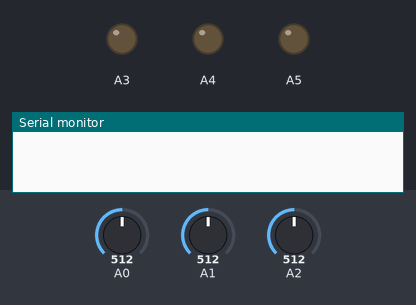
The sketch below on a simulated Arduino Zero (SAMD21). On the bench: output pins drawn as LEDs (lit = HIGH), the last lines printed to the serial monitor. Inputs (shaded band) come from the test bench; at power-on: A0 = 512, A1 = 512, A2 = 512 (analog values on the 0–1023 scale).

Above: at 3.02 s.
At 3.27 s:
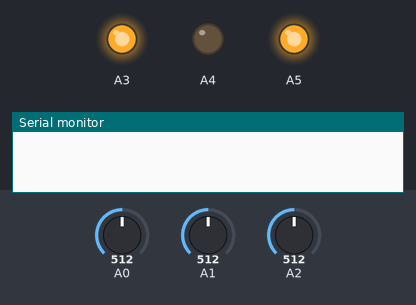
At 3.68 s:
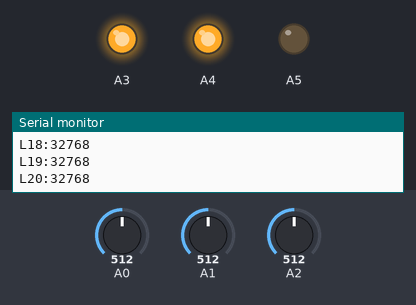
At 4.49 s:
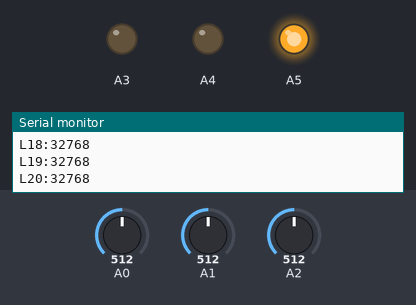
At 5.31 s:
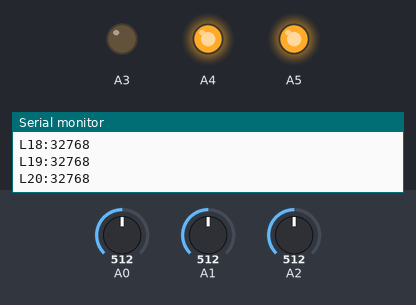
At 5.97 s:
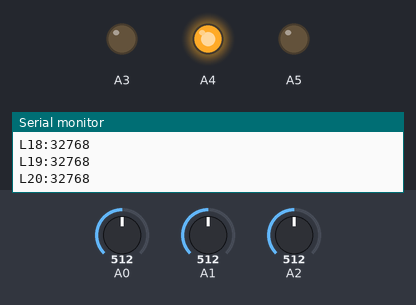
Timing chart, 0 to 6.3 s (numbered marks = the images above):
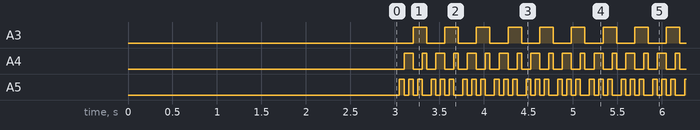

Measured:
- by itself, A3: alternates HIGH for 0.15 s and LOW for 0.20 s
- by itself, A4: alternates HIGH for 0.10 s and LOW for 0.10 s
- by itself, A5: alternates HIGH for 0.05 s and LOW for 0.05 s

The sketch:

CD4051_frame.ino
```cpp
#include "CD4051.h"

// CD4051_Chip chip1(D5, A3, 7);
// CD4051_Chip cdChip[3]={
//               {D5, A3, 7},
//               {D4, A4, 7},
//               {D3, A5, 6}};
CD4051_Chip cdChip[3]={
  CD4051_Chip(A2, 7),
  CD4051_Chip(A1, 7),
  CD4051_Chip(A0, 6)};

CD4051_Manager cdManage(A5, A4, A3, 3, cdChip);

int temp = 0;

void setup()
{
  delay(1000);

  Serial.begin(115200);
  // analogReference(AR_INTERNAL1V2);   //内部1.2V参考电压
  analogReference(AR_INTERNAL2V4);   //内部2.4V参考电压
  analogReadResolution(16);

  // pinMode(D5, OUTPUT);
  // pinMode(D4, OUTPUT);
  // pinMode(D3, OUTPUT);
  // pinMode(A2, OUTPUT);
  // pinMode(A1, OUTPUT);
  // pinMode(A0, OUTPUT);

  // digitalWrite(D5, LOW);
  // digitalWrite(D4, LOW);
  // digitalWrite(D3, LOW);
  // digitalWrite(A2, LOW);
  // digitalWrite(A1, LOW);
  // digitalWrite(A0, LOW);

  delay(2000);
  // chip1.debug();
  // cdChip[0].debug();
  // cdChip[1].debug();
  // cdChip[2].debug();
  // cdManage.debug();
  // cdManage.ChooseLine(0);
}

void loop()
{
  // cdManage.ChooseLine(0);
  // temp = analogRead(A2);
  // Serial.println(temp);

  // cdManage.ChooseLine(1);
  // temp = analogRead(A1);
  // Serial.println(temp);

  // cdManage.ChooseLine(2);
  // temp = analogRead(A0);
  // Serial.println(temp);

  // cdManage.ReadGroup();
  // cdManage.SendGroup();
  cdManage.Loop();
  // cdManage.debug();
  delay(50);
}
```

CD4051.cpp
```cpp
#include "CD4051.h"

#define BUFLENGTH 1   //每一个通道缓存长度，<=255

/*------------------------------class CD4051_Chip------------------------------*/
CD4051_Chip::CD4051_Chip(uint8_t ssPin, uint8_t ioPin, uint8_t lineNum):
_ssPin(ssPin), _ioPin(ioPin), _lineNum(lineNum)
{
  pinMode(this->_ssPin, OUTPUT);
  digitalWrite(this->_ssPin, LOW);      //选中

  if(lineNum > 8)
    lineNum = 8;

  this->_data = new int*[this->_lineNum];       //通道数
  for(uint8_t i = 0; i < this->_lineNum; i++)
  {
    this->_data[i] = new int[BUFLENGTH];        //缓存长度
    memset(this->_data[i], 0, BUFLENGTH * 4);   //int是4字节
  }
}


CD4051_Chip::CD4051_Chip(uint8_t ioPin, uint8_t lineNum):
_ioPin(ioPin), _lineNum(lineNum)
{
  if(lineNum > 8)
    lineNum = 8;

  this->_data = new int*[this->_lineNum];       //通道数
  for(uint8_t i = 0; i < this->_lineNum; i++)
  {
    this->_data[i] = new int[BUFLENGTH];        //缓存长度
    memset(this->_data[i], 0, BUFLENGTH * 4);   //int是4字节
  }
}


uint8_t CD4051_Chip::GetLineNum(void)
{
  return this->_lineNum;
}


//片选
void CD4051_Chip::ChooseChip(bool ch)
{
  if(ch)
    digitalWrite(this->_ssPin, LOW);      //选中
  else
    digitalWrite(this->_ssPin, HIGH);      //不选中
}


//读取某一通道上的值，编号从1开始
void CD4051_Chip::ReadLine(uint8_t line, uint8_t index)
{
  if(line < 1 || line > this->_lineNum)
    return;

  this->_data[line - 1][index] = analogRead(this->_ioPin);
}


//获取某一通道的数据
int CD4051_Chip::GetData(uint8_t line, uint8_t index)
{
  if(line < 1 || line > this->_lineNum)
    return -1;

  return this->_data[line - 1][index];
}


void CD4051_Chip::debug(void)
{
  for(uint8_t i = 0; i < this->_lineNum; i++)
  {
    for(uint8_t j = 0; j < BUFLENGTH; j++)
    {
      // this->_data[i][j] = i+j;
      Serial.print(this->_data[i][j]);
      Serial.print(" ");
    }
    Serial.print("\r\n");
  }

  // Serial.print("_ssPin = ");
  // Serial.println(this->_ssPin);
  // Serial.print("_ioPin = ");
  // Serial.println(this->_ioPin);
  // Serial.print("_lineNum = ");
  // Serial.println(this->_lineNum);
}


CD4051_Chip::~CD4051_Chip()
{
  for(uint8_t i = 0; i < this->_lineNum; i++)
  {
    delete[] this->_data[i];
    this->_data[i] = NULL;
  }

  delete[] this->_data;
  this->_data = NULL;
}


/*------------------------------class CD4051_Manager------------------------------*/
CD4051_Manager::CD4051_Manager(uint8_t addrAPin, uint8_t addrBPin, uint8_t addrCPin, uint8_t chipNum, CD4051_Chip chip[]):
_addrAPin(addrAPin), _addrBPin(addrBPin), _addrCPin(addrCPin), _chipNum(chipNum), _chip(chip)
{
  uint8_t temp;

  pinMode(this->_addrCPin, OUTPUT);
  pinMode(this->_addrBPin, OUTPUT);
  pinMode(this->_addrAPin, OUTPUT);

  digitalWrite(this->_addrCPin, LOW);   //默认0
  digitalWrite(this->_addrBPin, LOW);   //默认0
  digitalWrite(this->_addrAPin, LOW);   //默认0

  for(uint8_t i = 0; i < this->_chipNum; i++)       //获取通道组数
  {
    temp = this->_chip[i].GetLineNum();
    if(this->_groupNum < temp)
      this->_groupNum = temp;
  }

  this->_index = new uint8_t[this->_groupNum];    //同一个通道组共用一个索引，每一个索引值 0~BUFLENGTH
  memset(this->_index, 0, this->_groupNum);
}


//选中某个通道组
void CD4051_Manager::ChooseLine(uint8_t line)
{
  switch(line)
  {
    case 0:     //000
      digitalWrite(this->_addrCPin, LOW);
      digitalWrite(this->_addrBPin, LOW);
      digitalWrite(this->_addrAPin, LOW);
      break;
    case 1:     //001
      digitalWrite(this->_addrCPin, LOW);
      digitalWrite(this->_addrBPin, LOW);
      digitalWrite(this->_addrAPin, HIGH);
      break;
    case 2:     //010
      digitalWrite(this->_addrCPin, LOW);
      digitalWrite(this->_addrBPin, HIGH);
      digitalWrite(this->_addrAPin, LOW);
      break;
    case 3:     //011
      digitalWrite(this->_addrCPin, LOW);
      digitalWrite(this->_addrBPin, HIGH);
      digitalWrite(this->_addrAPin, HIGH);
      break;
    case 4:     //100
      digitalWrite(this->_addrCPin, HIGH);
      digitalWrite(this->_addrBPin, LOW);
      digitalWrite(this->_addrAPin, LOW);
      break;
    case 5:     //101
      digitalWrite(this->_addrCPin, HIGH);
      digitalWrite(this->_addrBPin, LOW);
      digitalWrite(this->_addrAPin, HIGH);
      break;
    case 6:     //110
      digitalWrite(this->_addrCPin, HIGH);
      digitalWrite(this->_addrBPin, HIGH);
      digitalWrite(this->_addrAPin, LOW);
      break;
    case 7:     //111
      digitalWrite(this->_addrCPin, HIGH);
      digitalWrite(this->_addrBPin, HIGH);
      digitalWrite(this->_addrAPin, HIGH);
      break;
    default:
      break;
  };
  delayMicroseconds(300);
}


//读取某一组通道数据，编号从1开始
void CD4051_Manager::ReadGroup(void)
{
  //选中通道
  this->ChooseLine(this->_group - 1);

  //读取每个芯片上的该通道数据
  for(uint8_t i = 0; i < this->_chipNum; i++)
  {
    this->_chip[i].ReadLine(this->_group, this->_index[this->_group - 1]);
  }

  //索引值调整
  this->_index[this->_group - 1]++;
  if(this->_index[this->_group - 1] >= BUFLENGTH)
    this->_index[this->_group - 1] = 0;

  this->_group++;
  if(this->_group > this->_groupNum)
    this->_group = 1;
}


//发送某一组通道数据，编号从1开始
void CD4051_Manager::SendGroup(void)
{
  uint8_t group;
  uint8_t index;
  uint8_t offset;
  int temp;

  //读上一组
  if(this->_group <= 1)
    group = this->_groupNum;
  else
    group = this->_group - 1;

  //读上一个数据
  if(this->_index[group - 1] <= 0)
    index = BUFLENGTH - 1;
  else
    index = this->_index[group - 1] - 1;

  offset = group;
  for(uint8_t i = 0; i < this->_chipNum; i++)
  {
    temp = this->_chip[i].GetData(group, index);
    if(temp >= 0)
    {
      Serial.print("L");
      Serial.print(offset);
      Serial.print(":");
      Serial.println(temp);
    }
    offset += this->_chip[i].GetLineNum();
  }
}


//读取并发送某一组通道数据，编号从1开始
void CD4051_Manager::Loop(void)
{
  //选中通道
  this->ChooseLine(this->_group - 1);

  //读取每个芯片上的该通道数据
  for(uint8_t i = 0; i < this->_chipNum; i++)
  {
    //读取
    this->_chip[i].ReadLine(this->_group, this->_index[this->_group - 1]);
  }

  //读取完一帧数据（20个通道读完），可以发送数据了
  if(this->_group > this->_groupNum - 1)
  {
    uint8_t offset = 1;
    uint16_t temp;
    uint8_t lineNum;

    for(uint8_t i = 0; i < this->_chipNum; i++)
    {
      lineNum = this->_chip[i].GetLineNum();
      for(uint8_t j = 1; j <= lineNum; j++)   //group-line
      {
        temp = this->_chip[i].GetData(j, this->_index[j - 1]);
        Serial.print("L");
        Serial.print(offset++);
        Serial.print(":");
        Serial.println(temp);
      }
    }
  }

  //索引值调整
  this->_index[this->_group - 1]++;
  if(this->_index[this->_group - 1] >= BUFLENGTH)
    this->_index[this->_group - 1] = 0;

  this->_group++;
  if(this->_group > this->_groupNum)
    this->_group = 1;
}


void CD4051_Manager::debug(void)
{
  // Serial.print("_addrAPin = ");
  // Serial.println(this->_addrAPin);
  // Serial.print("_addrBPin = ");
  // Serial.println(this->_addrBPin);
  // Serial.print("_addrCPin = ");
  // Serial.println(this->_addrCPin);
  // Serial.print("_chipNum = ");
  // Serial.println(this->_chipNum);
  // Serial.print("_groupNum = ");
  // Serial.println(this->_groupNum);
  // Serial.print("_group = ");
  // Serial.println(this->_group);

  for(uint8_t i = 0; i < this->_chipNum; i++)
  {
    this->_chip[i].debug();
  }

  Serial.println("index:");
  for(uint8_t j = 0; j < this->_groupNum; j++)
  {
    Serial.print(this->_index[j]);
  }
  Serial.print("\r\n");
}


CD4051_Manager::~CD4051_Manager()
{
  this->_chip = NULL;

  delete[] this->_index;
  this->_index = NULL;
}
```

CD4051.h
```cpp
#ifndef __CD4051_H
#define __CD4051_H

#include <Arduino.h>
#include <string.h>
#include <stdio.h>

/*------------------------------class CD4051_Chip------------------------------*/
class CD4051_Chip
{
private:
  uint8_t _ssPin = 0;       //片选引脚
  uint8_t _ioPin = 0;
  uint8_t _lineNum = 0; //该芯片上的通道数，<=8
  int **_data = NULL;   //二维数组指针，存储每个通道的缓存

public:
  CD4051_Chip(uint8_t ssPin, uint8_t ioPin, uint8_t lineNum);
  CD4051_Chip(uint8_t ioPin, uint8_t lineNum);

  uint8_t GetLineNum(void);           //返回通道数
  void ChooseChip(bool ch);           //片选
  void ReadLine(uint8_t line, uint8_t index);    //读取某一通道上的值，编号从1开始
  int GetData(uint8_t line, uint8_t index);      //获取某一通道的数据
  void debug(void);

  ~CD4051_Chip();

};


/*------------------------------class CD4051_Manager------------------------------*/
class CD4051_Manager
{
private:
  uint8_t _addrAPin;
  uint8_t _addrBPin;
  uint8_t _addrCPin;
  uint8_t _chipNum = 0;       //芯片数
  uint8_t _groupNum = 0;      //通道组数
  uint8_t _group = 1;         //当前正在读的通道组，编号从1开始
  uint8_t *_index = NULL;     //每个通道组的缓存的索引，每一个索引值 0~BUFLENGTH
  CD4051_Chip *_chip = NULL;

public:
  CD4051_Manager(uint8_t addrAPin, uint8_t addrBPin, uint8_t addrCPin, uint8_t chipNum, CD4051_Chip chip[]);

  void ChooseLine(uint8_t line);  //选中某个通道
  void ReadGroup(void);           //读取某一组通道数据，编号从1开始
  void SendGroup(void);           //发送某一组通道数据，编号从1开始
  void Loop(void);                //读取并发送某一组通道数据，编号从1开始
  void debug(void);

  ~CD4051_Manager();
};

#endif
```
